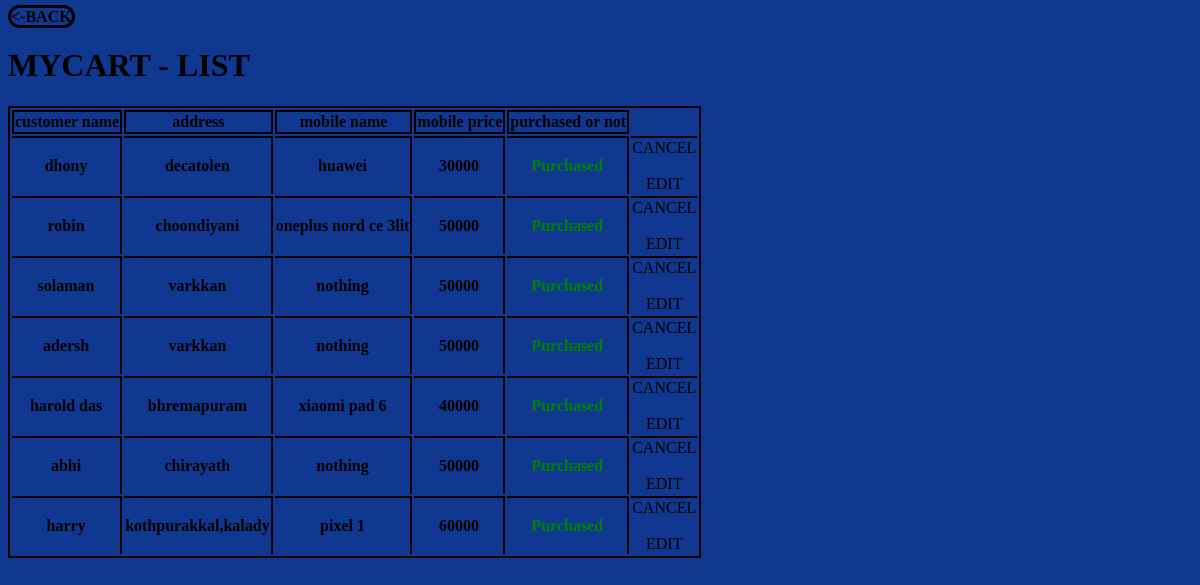
The app's page /customer/cartdisplay.php with its own data.
### tables this page shows
CREATE TABLE IF NOT EXISTS `mycart` (
  `name` varchar(20) NOT NULL,
  `address` varchar(30) NOT NULL,
  `mobilename` varchar(30) NOT NULL,
  `mobileprice` int NOT NULL
);

### customer/cartdisplay.php (the view, shortened to what this page needs)
<html>
<a  class = "back"href=index.php> <-BACK </a>
<h1>MYCART - LIST</h1>
<body bgcolor="#10389">
<?php
include('/wamp64/www/mobshop/admin/connection.php');
$display = "SELECT * FROM `mycart` WHERE 1";
   $result = mysqli_query($conn,$display);
   echo" <table>
<tr> <th>customer name </th>
       <th>address</th>
       <th>mobile name</th>
       <th>mobile price</th>
       <th>purchased or not</th>
       </tr>";
 while($row = mysqli_fetch_assoc($result))
 {
   echo "<tr>
   <td class = tdname><b>". $row['name']."</b></td>
   <td class = tdname><b>".$row['address']."</b></td>
   <td class = tdname><b>". $row['mobilename']."</b></td>
   <td class = tdname><b>".$row['mobileprice']."</b></td>";
   $payment = $row['mobileprice'];
   if($payment!=0)
 {
    $purchase = "Purchased";
    echo"<td class = tdgreen><b>".$purchase."</b></td>";
 }
 else{
    $purchase = "not purchased";
    echo"<td class = tdred><b>".$purchase."</b></td>";
 }
 echo"
 <td class = opns><a class= op href='deletecart.php?cname=$row[name]'> CANCEL</a><BR><br>
 <a class=op href='edit.php'>EDIT</a></td>
 </tr>";
 }
 echo "</table>";
 ?>
</body>
</html>

### customer/cartdisplay.php (style rules this page uses)
.back { color:black; font-weight: bolder; border: 3px solid; border-radius:12px ; text-decoration: none; }
.opns { border-right:none; }
th { border: 2px solid; }
td { border: 2px solid; border-bottom:none; border-left:none; text-align:center; }
tr { border: 1% soolid; }
table { border: 2px solid; border: radious 5px; }
.op { text-decoration: none; border:1; color: black; }
.tdgreen { color : green; border-color:black; }

### records on screen
mycart: name "dhony", address "decatolen", mobilename "huawei", mobileprice "30000", mobileprice "Purchased"
mycart: name "robin", address "choondiyani", mobilename "oneplus nord ce 3lit", mobileprice "50000", mobileprice "Purchased"
mycart: name "solaman", address "varkkan", mobilename "nothing", mobileprice "50000", mobileprice "Purchased"
mycart: name "adersh", address "varkkan", mobilename "nothing", mobileprice "50000", mobileprice "Purchased"
mycart: name "harold das", address "bhremapuram", mobilename "xiaomi pad 6", mobileprice "40000", mobileprice "Purchased"
mycart: name "abhi", address "chirayath", mobilename "nothing", mobileprice "50000", mobileprice "Purchased"
mycart: name "harry", address "kothpurakkal,kalady", mobilename "pixel 1", mobileprice "60000", mobileprice "Purchased"
